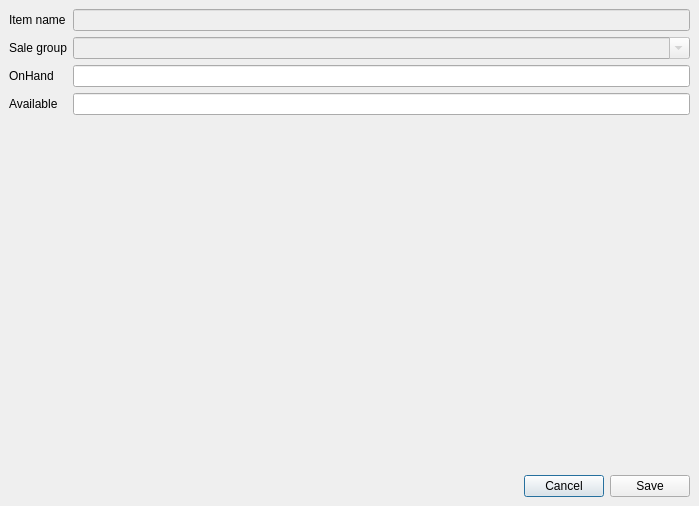
<?xml version="1.0" encoding="UTF-8"?>
<ui version="4.0">
 <class>DialogEditStock</class>
 <widget class="QDialog" name="DialogEditStock">
  <property name="geometry">
   <rect>
    <x>0</x>
    <y>0</y>
    <width>699</width>
    <height>506</height>
   </rect>
  </property>
  <property name="windowTitle">
   <string>Edit stock</string>
  </property>
  <layout class="QVBoxLayout" name="verticalLayout">
   <property name="spacing">
    <number>0</number>
   </property>
   <property name="leftMargin">
    <number>0</number>
   </property>
   <property name="topMargin">
    <number>0</number>
   </property>
   <property name="rightMargin">
    <number>0</number>
   </property>
   <property name="bottomMargin">
    <number>0</number>
   </property>
   <item>
    <widget class="QScrollArea" name="scrollArea">
     <property name="frameShape">
      <enum>QFrame::NoFrame</enum>
     </property>
     <property name="widgetResizable">
      <bool>true</bool>
     </property>
     <widget class="QWidget" name="scrollAreaWidgetContents">
      <property name="geometry">
       <rect>
        <x>0</x>
        <y>0</y>
        <width>699</width>
        <height>465</height>
       </rect>
      </property>
      <layout class="QFormLayout" name="formLayout">
       <item row="0" column="0">
        <widget class="QLabel" name="label_3">
         <property name="text">
          <string>Item name</string>
         </property>
        </widget>
       </item>
       <item row="0" column="1">
        <widget class="QLineEdit" name="lineEditItemName">
         <property name="enabled">
          <bool>false</bool>
         </property>
        </widget>
       </item>
       <item row="2" column="0">
        <widget class="QLabel" name="label_2">
         <property name="text">
          <string>OnHand</string>
         </property>
        </widget>
       </item>
       <item row="2" column="1">
        <widget class="QLineEdit" name="lineEditOnHand">
         <property name="alignment">
          <set>Qt::AlignRight|Qt::AlignTrailing|Qt::AlignVCenter</set>
         </property>
        </widget>
       </item>
       <item row="3" column="0">
        <widget class="QLabel" name="label_4">
         <property name="text">
          <string>Available</string>
         </property>
        </widget>
       </item>
       <item row="3" column="1">
        <widget class="QLineEdit" name="lineEditAvailable">
         <property name="alignment">
          <set>Qt::AlignRight|Qt::AlignTrailing|Qt::AlignVCenter</set>
         </property>
        </widget>
       </item>
       <item row="1" column="1">
        <widget class="QComboBox" name="comboBoxSalesGroupName">
         <property name="enabled">
          <bool>false</bool>
         </property>
         <property name="editable">
          <bool>true</bool>
         </property>
        </widget>
       </item>
       <item row="1" column="0">
        <widget class="QLabel" name="label">
         <property name="text">
          <string>Sale group</string>
         </property>
        </widget>
       </item>
      </layout>
     </widget>
    </widget>
   </item>
   <item>
    <widget class="QWidget" name="widgetConfirmationButton" native="true">
     <layout class="QHBoxLayout" name="horizontalLayout_2">
      <item>
       <spacer name="horizontalSpacer">
        <property name="orientation">
         <enum>Qt::Horizontal</enum>
        </property>
        <property name="sizeHint" stdset="0">
         <size>
          <width>40</width>
          <height>20</height>
         </size>
        </property>
       </spacer>
      </item>
      <item>
       <widget class="QPushButton" name="pushButtonCancel">
        <property name="text">
         <string>Cancel</string>
        </property>
       </widget>
      </item>
      <item>
       <widget class="QPushButton" name="pushButtonSave">
        <property name="text">
         <string>Save</string>
        </property>
       </widget>
      </item>
     </layout>
    </widget>
   </item>
  </layout>
 </widget>
 <tabstops>
  <tabstop>scrollArea</tabstop>
 </tabstops>
 <resources/>
 <connections/>
</ui>
